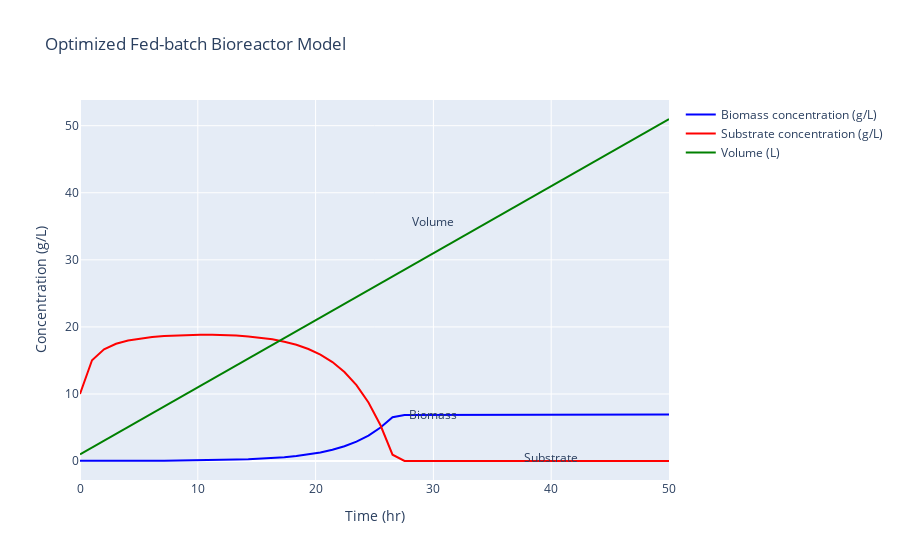

The notebook cell saved with this chart:
### Code cell
import numpy as np
from scipy.integrate import odeint
import plotly.graph_objects as go

# Constants
mumax = 0.311  # 1/hr
Ks = 0.1  # Substrate saturation constant (g/L)
Yxs = 0.35  # Biomass yield / substrate yield (g/g)
Si = 20  # Initial substrate concentration (g/L)

# Growth rate calculation
def growth_rate(X, S, F):
    return (mumax / (Ks + S) * S) * X

# System of ODEs
def fed_batch_change(y, t, F):
    X, S, V = y
    growth_rate_val = growth_rate(X, S, F)
    return [
        -F/V * X + growth_rate_val,
        F/V * (Si - S) - growth_rate_val / Yxs,
        F
    ]

# Integration parameters
IC = [0.05, 10, 1]
t = np.linspace(0, 50)

# Define a range of flow rates to test
flow_rates = np.linspace(0.1, 1.0, 10)  # Adjust the range as needed

# Perform optimization
max_biomass = 0
optimal_flow_rate = 0
for F in flow_rates:
    change_with_time = odeint(fed_batch_change, IC, t, args=(F,))
    final_biomass = change_with_time[-1, 0]  # Biomass concentration at the end of the time period
    if final_biomass > max_biomass:
        max_biomass = final_biomass
        optimal_flow_rate = F

# Perform integration with optimal flow rate
change_with_time_optimal = odeint(fed_batch_change, IC, t, args=(optimal_flow_rate,))
X_optimal, S_optimal, V_optimal = change_with_time_optimal.transpose()

# Plotting
fig = go.Figure()
fig.add_trace(go.Scatter(x=t, y=X_optimal, mode='lines', name='Biomass concentration (g/L)', line=dict(color='blue'), hovertemplate='Time: %{x} hr<br>Biomass concentration: %{y} g/L'))
fig.add_trace(go.Scatter(x=t, y=S_optimal, mode='lines', name='Substrate concentration (g/L)', line=dict(color='red'), hovertemplate='Time: %{x} hr<br>Substrate concentration: %{y} g/L'))
fig.add_trace(go.Scatter(x=t, y=V_optimal, mode='lines', name='Volume (L)', line=dict(color='green'), hovertemplate='Time: %{x} hr<br>Volume: %{y} L'))

# Annotations
fig.add_annotation(x=30, y=X_optimal[-1], text="Biomass", showarrow=False, arrowhead=1)
fig.add_annotation(x=40, y=S_optimal[-1]+0.5, text="Substrate", showarrow=False, arrowhead=1)
fig.add_annotation(x=30, y=V_optimal[-16], text="Volume", showarrow=False, arrowhead=1)

# Layout
fig.update_layout(
    title='Optimized Fed-batch Bioreactor Model',
    xaxis_title='Time (hr)',
    yaxis_title='Concentration (g/L)'
)

# Show plot
fig.show()

print(f"Optimal flow rate for maximum biomass growth: {optimal_flow_rate} L/hr")

### Figure 1 — Plotly figure (JSON) as saved in the notebook; plotly's stock layout.template omitted (floating-point values rounded to 4 significant figures)
{"data": [{"hovertemplate": "Time: %{x} hr<br>Biomass concentration: %{y} g/L", "line": {"color": "blue"}, "mode": "lines", "name": "Biomass concentration (g/L)", "type": "scatter", "x": [0, 1.02, 2.041, 3.061, 4.082, 5.102, 6.122, 7.143, 8.163, 9.184, 10.2, 11.22, 12.24, 13.27, 14.29, 15.31, 16.33, 17.35, 18.37, 19.39, 20.41, 21.43, 22.45, 23.47, 24.49, 25.51, 26.53, 27.55, 28.57, 29.59, 30.61, 31.63, 32.65, 33.67, 34.69, 35.71, 36.73, 37.76, 38.78, 39.8, 40.82, 41.84, 42.86, 43.88, 44.9, 45.92, 46.94, 47.96, 48.98, 50], "y": [0.05, 0.03391, 0.03088, 0.0317, 0.03473, 0.03966, 0.04659, 0.05587, 0.06808, 0.084, 0.1047, 0.1316, 0.1665, 0.212, 0.2712, 0.3486, 0.4499, 0.5825, 0.7565, 0.9852, 1.286, 1.683, 2.206, 2.896, 3.806, 5.004, 6.541, 6.875, 6.879, 6.883, 6.887, 6.89, 6.894, 6.897, 6.9, 6.903, 6.905, 6.908, 6.91, 6.912, 6.915, 6.917, 6.919, 6.92, 6.922, 6.924, 6.925, 6.927, 6.929, 6.93]}, {"hovertemplate": "Time: %{x} hr<br>Substrate concentration: %{y} g/L", "line": {"color": "red"}, "mode": "lines", "name": "Substrate concentration (g/L)", "type": "scatter", "x": [0, 1.02, 2.041, 3.061, 4.082, 5.102, 6.122, 7.143, 8.163, 9.184, 10.2, 11.22, 12.24, 13.27, 14.29, 15.31, 16.33, 17.35, 18.37, 19.39, 20.41, 21.43, 22.45, 23.47, 24.49, 25.51, 26.53, 27.55, 28.57, 29.59, 30.61, 31.63, 32.65, 33.67, 34.69, 35.71, 36.73, 37.76, 38.78, 39.8, 40.82, 41.84, 42.86, 43.88, 44.9, 45.92, 46.94, 47.96, 48.98, 50], "y": [10, 15.02, 16.67, 17.48, 17.96, 18.27, 18.48, 18.63, 18.73, 18.79, 18.82, 18.82, 18.78, 18.7, 18.58, 18.4, 18.15, 17.8, 17.33, 16.7, 15.86, 14.75, 13.28, 11.32, 8.739, 5.332, 0.952, 0.01295, 0.01244, 0.01197, 0.01153, 0.01112, 0.01075, 0.01039, 0.01006, 0.009748, 0.009455, 0.00918, 0.00892, 0.008674, 0.008442, 0.008222, 0.008013, 0.007814, 0.007625, 0.007445, 0.007273, 0.007109, 0.006952, 0.006802]}, {"hovertemplate": "Time: %{x} hr<br>Volume: %{y} L", "line": {"color": "green"}, "mode": "lines", "name": "Volume (L)", "type": "scatter", "x": [0, 1.02, 2.041, 3.061, 4.082, 5.102, 6.122, 7.143, 8.163, 9.184, 10.2, 11.22, 12.24, 13.27, 14.29, 15.31, 16.33, 17.35, 18.37, 19.39, 20.41, 21.43, 22.45, 23.47, 24.49, 25.51, 26.53, 27.55, 28.57, 29.59, 30.61, 31.63, 32.65, 33.67, 34.69, 35.71, 36.73, 37.76, 38.78, 39.8, 40.82, 41.84, 42.86, 43.88, 44.9, 45.92, 46.94, 47.96, 48.98, 50], "y": [1, 2.02, 3.041, 4.061, 5.082, 6.102, 7.122, 8.143, 9.163, 10.18, 11.2, 12.22, 13.24, 14.27, 15.29, 16.31, 17.33, 18.35, 19.37, 20.39, 21.41, 22.43, 23.45, 24.47, 25.49, 26.51, 27.53, 28.55, 29.57, 30.59, 31.61, 32.63, 33.65, 34.67, 35.69, 36.71, 37.73, 38.76, 39.78, 40.8, 41.82, 42.84, 43.86, 44.88, 45.9, 46.92, 47.94, 48.96, 49.98, 51]}], "layout": {"annotations": [{"arrowhead": 1, "showarrow": false, "text": "Biomass", "x": 30, "y": 6.93}, {"arrowhead": 1, "showarrow": false, "text": "Substrate", "x": 40, "y": 0.5068}, {"arrowhead": 1, "showarrow": false, "text": "Volume", "x": 30, "y": 35.69}], "title": {"text": "Optimized Fed-batch Bioreactor Model"}, "xaxis": {"title": {"text": "Time (hr)"}}, "yaxis": {"title": {"text": "Concentration (g/L)"}}}}
